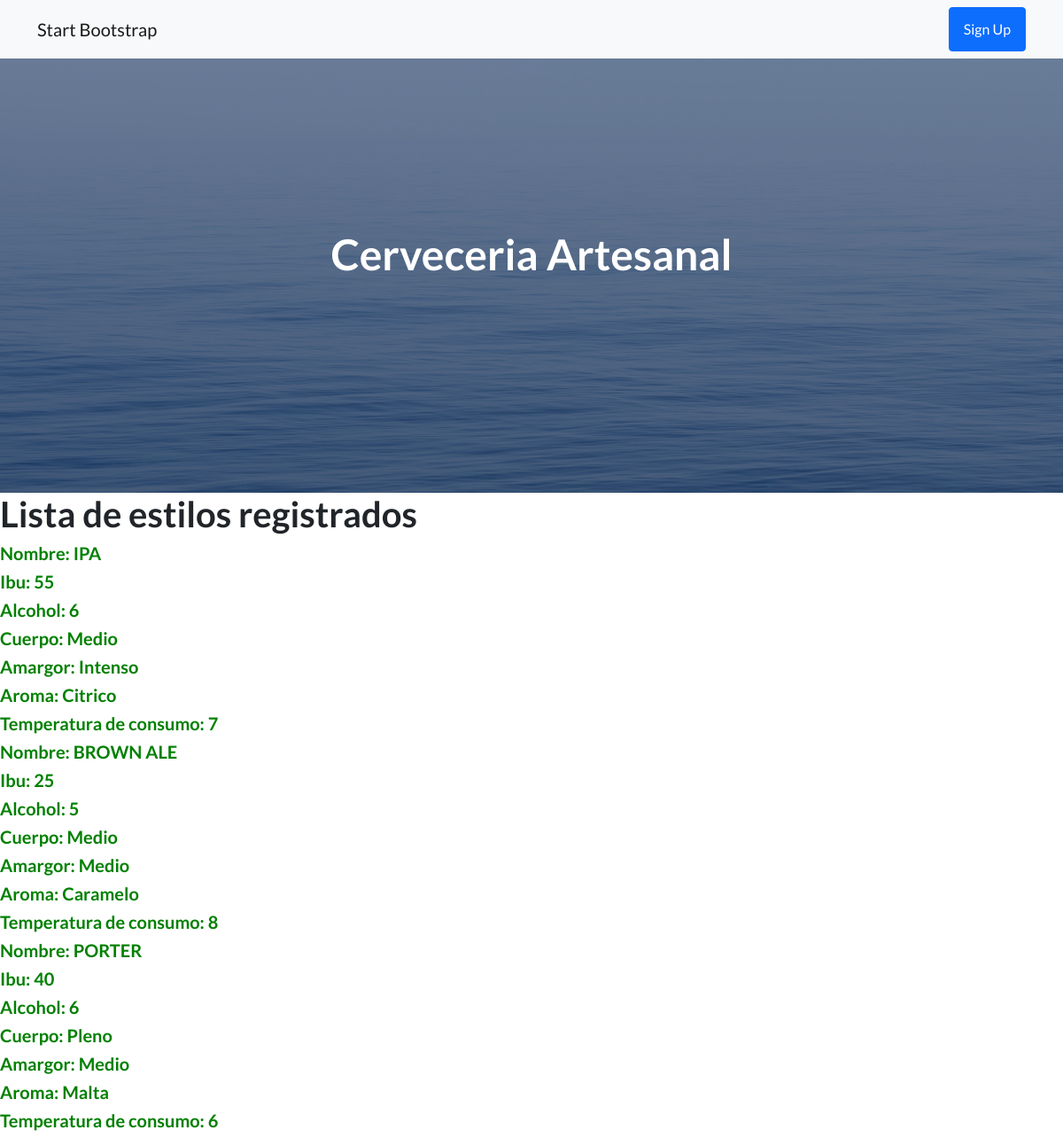
/cerveceria/lista_estilos, run on the app's committed database.
### cerveceria/models.py (models this page shows)
class Estilos(models.Model):
    nombre = models.CharField(max_length=40)
    ibu = models.IntegerField()
    alcohol = models.IntegerField()
    cuerpo = models.CharField(max_length=20)
    amargor = models.CharField(max_length=20)
    aroma = models.CharField(max_length=20)
    temp_cons = models.IntegerField()

### cerveceria/views.py (the view)
# urls.py: path("lista_estilos", views.lista_estilos),
def lista_estilos(request):
    estilos = Estilos.objects.all()
    info = {"info": estilos}
    return render(request , "lista_estilos.html" , info)

### cerveceria/templates/lista_estilos.html
{% extends "padre.html" %}
{% load static %}
{% block contenido%}
    <h1>Lista de estilos registrados</h1>
        {% for estilos in info %}
            <h5 style="color: green">Nombre: {{estilos.nombre}} </h5>
            <h5 style="color: green">Ibu: {{estilos.ibu}} </h5>
            <h5 style="color: green">Alcohol: {{estilos.alcohol}} </h5>
            <h5 style="color: green">Cuerpo: {{estilos.cuerpo}} </h5>
            <h5 style="color: green">Amargor: {{estilos.amargor}} </h5>
            <h5 style="color: green">Aroma: {{estilos.aroma}} </h5>
            <h5 style="color: green">Temperatura de consumo: {{estilos.temp_cons}} </h5>
        {% endfor %}
{% endblock%}

### data on the page
Estilos: nombre "IPA", ibu "55", alcohol "6", cuerpo "Medio", amargor "Intenso", aroma "Citrico", temp_cons "7"
Estilos: nombre "BROWN ALE", ibu "25", alcohol "5", cuerpo "Medio", amargor "Medio", aroma "Caramelo", temp_cons "8"
Estilos: nombre "PORTER", ibu "40", alcohol "6", cuerpo "Pleno", amargor "Medio", aroma "Malta", temp_cons "6"
